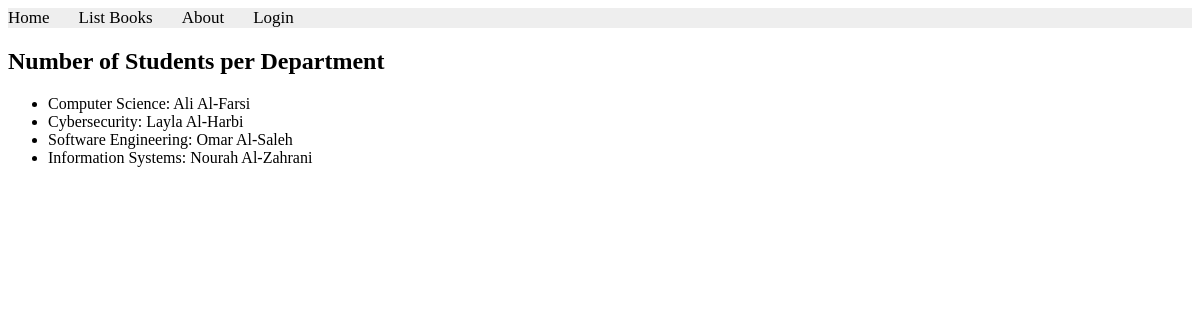
Page /books/lab9/task3/ on the committed database.
### apps/usermodule/models.py (models this page shows)
class Student2(models.Model):
    name = models.CharField(max_length=100)
    card = models.OneToOneField(Card, on_delete=models.PROTECT)
    department = models.ForeignKey(Department, on_delete=models.CASCADE)
    course = models.ManyToManyField(Course)

class Department(models.Model):
    name = models.CharField(max_length=100)

### apps/bookmodule/views.py (the view)
# urls.py: path('lab9/task3/', views.lab9_3, name="books.lab9_3"),
def lab9_3(request):
    oldest_ids = Student2.objects.values('department_id').annotate(min_id=Min('id'))
    studentName = Student2.objects.filter(
        id__in=[item['min_id'] for item in oldest_ids]
    ).select_related('department')
    if studentName.exists():
        return render(request, 'bookmodule/lab9_3.html', {'studentName': studentName})
    else:
        return render(request, 'bookmodule/index.html')

### apps/templates/bookmodule/lab9_3.html (shortened to what this page needs)
{% extends "layouts/base.html" %}
{% load static %}
{% block content %}
<h2>Number of Students per Department</h2>
<ul>
  {% for item in studentName %}
    <li>{{ item.department.name }}: {{ item.name }}</li>
  {% endfor %}
</ul>
{% endblock content %}

### rows in the picture
Student2: department.name "Computer Science", name "Ali Al-Farsi"
Student2: department.name "Cybersecurity", name "Layla Al-Harbi"
Student2: department.name "Software Engineering", name "Omar Al-Saleh"
Student2: department.name "Information Systems", name "Nourah Al-Zahrani"
